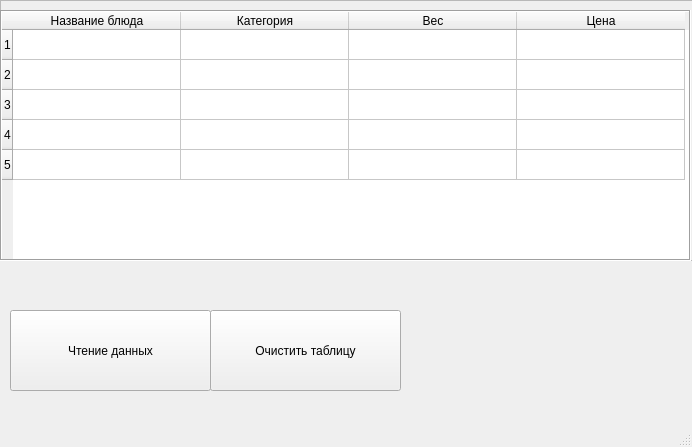
<?xml version="1.0" encoding="UTF-8"?>
<ui version="4.0">
 <class>MainWindow</class>
 <widget class="QMainWindow" name="MainWindow">
  <property name="enabled">
   <bool>true</bool>
  </property>
  <property name="geometry">
   <rect>
    <x>0</x>
    <y>0</y>
    <width>692</width>
    <height>447</height>
   </rect>
  </property>
  <property name="windowTitle">
   <string>Анохина Анна</string>
  </property>
  <widget class="QWidget" name="centralwidget">
   <widget class="QFrame" name="frame">
    <property name="geometry">
     <rect>
      <x>0</x>
      <y>0</y>
      <width>841</width>
      <height>261</height>
     </rect>
    </property>
    <property name="frameShape">
     <enum>QFrame::StyledPanel</enum>
    </property>
    <property name="frameShadow">
     <enum>QFrame::Raised</enum>
    </property>
    <widget class="QTableWidget" name="tableWidget">
     <property name="geometry">
      <rect>
       <x>0</x>
       <y>10</y>
       <width>691</width>
       <height>251</height>
      </rect>
     </property>
     <property name="minimumSize">
      <size>
       <width>691</width>
       <height>0</height>
      </size>
     </property>
     <property name="frameShape">
      <enum>QFrame::Box</enum>
     </property>
     <property name="frameShadow">
      <enum>QFrame::Sunken</enum>
     </property>
     <property name="rowCount">
      <number>5</number>
     </property>
     <property name="columnCount">
      <number>4</number>
     </property>
     <attribute name="horizontalHeaderVisible">
      <bool>true</bool>
     </attribute>
     <attribute name="horizontalHeaderDefaultSectionSize">
      <number>168</number>
     </attribute>
     <row/>
     <row/>
     <row/>
     <row/>
     <row/>
     <column>
      <property name="text">
       <string>Название блюда</string>
      </property>
     </column>
     <column>
      <property name="text">
       <string>Категория</string>
      </property>
     </column>
     <column>
      <property name="text">
       <string>Вес</string>
      </property>
     </column>
     <column>
      <property name="text">
       <string>Цена</string>
      </property>
     </column>
    </widget>
   </widget>
   <widget class="QPushButton" name="pushButton_2">
    <property name="geometry">
     <rect>
      <x>210</x>
      <y>310</y>
      <width>191</width>
      <height>81</height>
     </rect>
    </property>
    <property name="text">
     <string>Очистить таблицу</string>
    </property>
   </widget>
   <widget class="QPushButton" name="pushButton">
    <property name="geometry">
     <rect>
      <x>10</x>
      <y>310</y>
      <width>201</width>
      <height>81</height>
     </rect>
    </property>
    <property name="text">
     <string>Чтение данных</string>
    </property>
   </widget>
  </widget>
  <widget class="QMenuBar" name="menubar">
   <property name="geometry">
    <rect>
     <x>0</x>
     <y>0</y>
     <width>692</width>
     <height>21</height>
    </rect>
   </property>
  </widget>
  <widget class="QStatusBar" name="statusbar"/>
 </widget>
 <resources/>
 <connections>
  <connection>
   <sender>pushButton_2</sender>
   <signal>clicked()</signal>
   <receiver>tableWidget</receiver>
   <slot>clearContents()</slot>
   <hints>
    <hint type="sourcelabel">
     <x>319</x>
     <y>349</y>
    </hint>
    <hint type="destinationlabel">
     <x>301</x>
     <y>222</y>
    </hint>
   </hints>
  </connection>
 </connections>
</ui>
